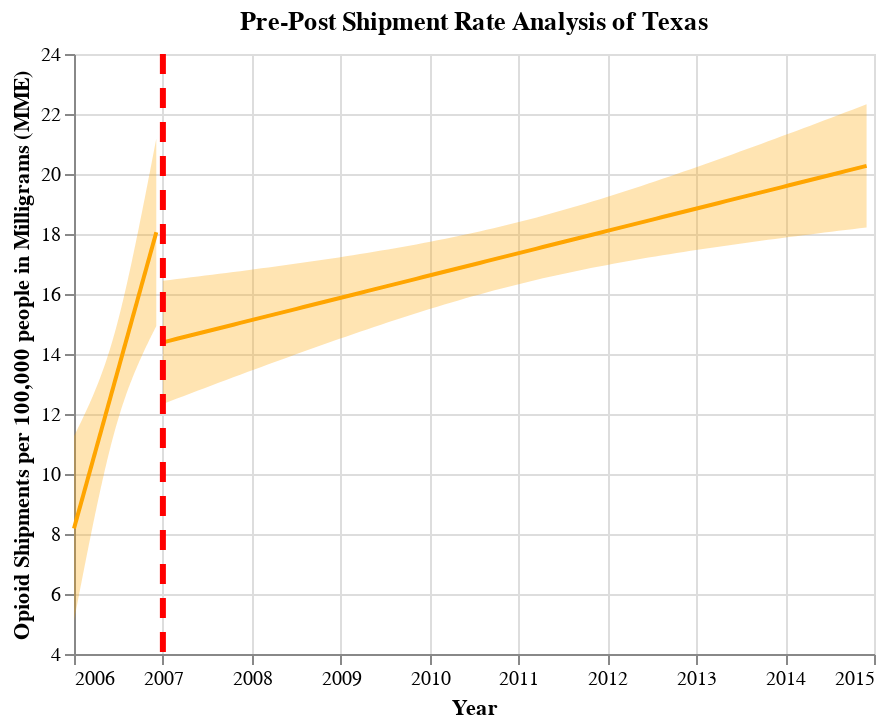

Notebook cell for this chart:
### Code cell
## Generate Pre-Post Graphs for TX
fit, reg_chart_pre_TX = get_reg_fit_TX(
    ship_data_TX_subset_grouped_pre, 
    yvar="MME_Rate", 
    xvar="YEAR_AND_MONTH_DATE", 
    alpha=0.05
)

fit, reg_chart_post_TX = get_reg_fit_TX(
    ship_data_TX_subset_grouped_post, 
    yvar="MME_Rate", 
    xvar="YEAR_AND_MONTH_DATE", 
    alpha=0.05
)

## Create line post-policy implementation
line_2007 = alt.Chart(pd.DataFrame({'x': [2007]})).mark_rule(strokeDash=[10, 7], color = "red", strokeWidth=3).encode(x='x')

## Generate final pre-post graph for TX
pre_post_TX = reg_chart_pre_TX + reg_chart_post_TX + line_2007
pre_post_TX.properties(title="Pre-Post Shipment Rate Analysis of Texas")

### Figure 1 — Vega-Lite specification as saved in the notebook (floating-point values rounded to 4 significant figures)
{"config": {"view": {"continuousWidth": 400, "continuousHeight": 300}}, "layer": [{"mark": {"type": "errorband", "color": "orange"}, "encoding": {"x": {"field": "YEAR_AND_MONTH_DATE", "type": "quantitative"}, "y": {"field": "ci_low", "title": "", "type": "quantitative"}, "y2": {"field": "ci_high"}}}, {"mark": {"type": "line", "color": "orange"}, "encoding": {"x": {"axis": {"format": "T", "title": "Year"}, "field": "YEAR_AND_MONTH_DATE", "scale": {"zero": false}, "type": "quantitative"}, "y": {"field": "MME_Rate", "scale": {"zero": false}, "title": "Opioid Shipments per 100,000 people in Milligrams (MME)", "type": "quantitative"}}}, {"layer": [{"mark": {"type": "errorband", "color": "orange"}, "encoding": {"x": {"field": "YEAR_AND_MONTH_DATE", "type": "quantitative"}, "y": {"field": "ci_low", "title": "", "type": "quantitative"}, "y2": {"field": "ci_high"}}}, {"mark": {"type": "line", "color": "orange"}, "encoding": {"x": {"axis": {"format": "T", "title": "Year"}, "field": "YEAR_AND_MONTH_DATE", "scale": {"zero": false}, "type": "quantitative"}, "y": {"field": "MME_Rate", "scale": {"zero": false}, "title": "Opioid Shipments per 100,000 people in Milligrams (MME)", "type": "quantitative"}}}], "data": {"name": "data-cd93eacb6b16c6ca7e00dc3da14a1f00"}}, {"data": {"name": "data-d625a43cca235c1e9ceabc0e922fc9ef"}, "mark": {"type": "rule", "color": "red", "strokeDash": [10, 7], "strokeWidth": 3}, "encoding": {"x": {"field": "x", "type": "quantitative"}}}], "data": {"name": "data-df8605e386c605a4deda77f0106d4847"}, "title": "Pre-Post Shipment Rate Analysis of Texas", "$schema": "https://vega.github.io/schema/vega-lite/v4.17.0.json", "datasets": {"data-df8605e386c605a4deda77f0106d4847": [{"YEAR_AND_MONTH_DATE": 2006.0, "MME_Rate": 8.186, "ci_low": 5.105, "ci_high": 11.27}, {"YEAR_AND_MONTH_DATE": 2006.0, "MME_Rate": 8.283, "ci_low": 5.246, "ci_high": 11.32}, {"YEAR_AND_MONTH_DATE": 2006.0, "MME_Rate": 8.381, "ci_low": 5.388, "ci_high": 11.37}, {"YEAR_AND_MONTH_DATE": 2006.0, "MME_Rate": 8.479, "ci_low": 5.529, "ci_high": 11.43}, {"YEAR_AND_MONTH_DATE": 2006.0, "MME_Rate": 8.577, "ci_low": 5.67, "ci_high": 11.48}, {"YEAR_AND_MONTH_DATE": 2006.0, "MME_Rate": 8.674, "ci_low": 5.811, "ci_high": 11.54}, {"YEAR_AND_MONTH_DATE": 2006.0, "MME_Rate": 8.772, "ci_low": 5.951, "ci_high": 11.59}, {"YEAR_AND_MONTH_DATE": 2006.0, "MME_Rate": 8.87, "ci_low": 6.091, "ci_high": 11.65}, {"YEAR_AND_MONTH_DATE": 2006.0, "MME_Rate": 8.968, "ci_low": 6.231, "ci_high": 11.7}, {"YEAR_AND_MONTH_DATE": 2006.0, "MME_Rate": 9.065, "ci_low": 6.37, "ci_high": 11.76}, {"YEAR_AND_MONTH_DATE": 2006.0, "MME_Rate": 9.163, "ci_low": 6.509, "ci_high": 11.82}, {"YEAR_AND_MONTH_DATE": 2006.0, "MME_Rate": 9.261, "ci_low": 6.648, "ci_high": 11.87}, {"YEAR_AND_MONTH_DATE": 2006.0, "MME_Rate": 9.358, "ci_low": 6.786, "ci_high": 11.93}, {"YEAR_AND_MONTH_DATE": 2006.0, "MME_Rate": 9.456, "ci_low": 6.924, "ci_high": 11.99}, {"YEAR_AND_MONTH_DATE": 2006.0, "MME_Rate": 9.554, "ci_low": 7.061, "ci_high": 12.05}, {"YEAR_AND_MONTH_DATE": 2006.0, "MME_Rate": 9.652, "ci_low": 7.198, "ci_high": 12.11}, {"YEAR_AND_MONTH_DATE": 2006.0, "MME_Rate": 9.749, "ci_low": 7.334, "ci_high": 12.16}, {"YEAR_AND_MONTH_DATE": 2006.0, "MME_Rate": 9.847, "ci_low": 7.47, "ci_high": 12.22}, {"YEAR_AND_MONTH_DATE": 2006.0, "MME_Rate": 9.945, "ci_low": 7.606, "ci_high": 12.28}, {"YEAR_AND_MONTH_DATE": 2006.0, "MME_Rate": 10.04, "ci_low": 7.74, "ci_high": 12.34}, {"YEAR_AND_MONTH_DATE": 2006.0, "MME_Rate": 10.14, "ci_low": 7.874, "ci_high": 12.41}, {"YEAR_AND_MONTH_DATE": 2006.0, "MME_Rate": 10.24, "ci_low": 8.008, "ci_high": 12.47}, {"YEAR_AND_MONTH_DATE": 2006.0, "MME_Rate": 10.34, "ci_low": 8.141, "ci_high": 12.53}, {"YEAR_AND_MONTH_DATE": 2006.0, "MME_Rate": 10.43, "ci_low": 8.273, "ci_high": 12.59}, {"YEAR_AND_MONTH_DATE": 2006.0, "MME_Rate": 10.53, "ci_low": 8.404, "ci_high": 12.66}, {"YEAR_AND_MONTH_DATE": 2006.0, "MME_Rate": 10.63, "ci_low": 8.535, "ci_high": 12.72}, {"YEAR_AND_MONTH_DATE": 2006.0, "MME_Rate": 10.73, "ci_low": 8.665, "ci_high": 12.79}, {"YEAR_AND_MONTH_DATE": 2006.0, "MME_Rate": 10.82, "ci_low": 8.794, "ci_high": 12.86}, {"YEAR_AND_MONTH_DATE": 2006.0, "MME_Rate": 10.92, "ci_low": 8.922, "ci_high": 12.92}, {"YEAR_AND_MONTH_DATE": 2006.0, "MME_Rate": 11.02, "ci_low": 9.049, "ci_high": 12.99}, {"YEAR_AND_MONTH_DATE": 2006.0, "MME_Rate": 11.12, "ci_low": 9.175, "ci_high": 13.06}, {"YEAR_AND_MONTH_DATE": 2006.0, "MME_Rate": 11.22, "ci_low": 9.301, "ci_high": 13.13}, {"YEAR_AND_MONTH_DATE": 2006.0, "MME_Rate": 11.31, "ci_low": 9.425, "ci_high": 13.2}, {"YEAR_AND_MONTH_DATE": 2006.0, "MME_Rate": 11.41, "ci_low": 9.548, "ci_high": 13.27}, {"YEAR_AND_MONTH_DATE": 2006.0, "MME_Rate": 11.51, "ci_low": 9.67, "ci_high": 13.35}, {"YEAR_AND_MONTH_DATE": 2006.0, "MME_Rate": 11.61, "ci_low": 9.791, "ci_high": 13.42}, {"YEAR_AND_MONTH_DATE": 2006.0, "MME_Rate": 11.7, "ci_low": 9.911, "ci_high": 13.5}, {"YEAR_AND_MONTH_DATE": 2006.0, "MME_Rate": 11.8, "ci_low": 10.03, "ci_high": 13.57}, {"YEAR_AND_MONTH_DATE": 2006.0, "MME_Rate": 11.9, "ci_low": 10.15, "ci_high": 13.65}, {"YEAR_AND_MONTH_DATE": 2006.0, "MME_Rate": 12.0, "ci_low": 10.26, "ci_high": 13.73}, {"YEAR_AND_MONTH_DATE": 2006.0, "MME_Rate": 12.09, "ci_low": 10.38, "ci_high": 13.81}, {"YEAR_AND_MONTH_DATE": 2006.0, "MME_Rate": 12.19, "ci_low": 10.49, "ci_high": 13.9}, {"YEAR_AND_MONTH_DATE": 2006.0, "MME_Rate": 12.29, "ci_low": 10.6, "ci_high": 13.98}, {"YEAR_AND_MONTH_DATE": 2006.0, "MME_Rate": 12.39, "ci_low": 10.71, "ci_high": 14.07}, {"YEAR_AND_MONTH_DATE": 2006.0, "MME_Rate": 12.49, "ci_low": 10.82, "ci_high": 14.15}, {"YEAR_AND_MONTH_DATE": 2006.0, "MME_Rate": 12.58, "ci_low": 10.93, "ci_high": 14.24}, {"YEAR_AND_MONTH_DATE": 2006.0, "MME_Rate": 12.68, "ci_low": 11.03, "ci_high": 14.33}, {"YEAR_AND_MONTH_DATE": 2006.0, "MME_Rate": 12.78, "ci_low": 11.13, "ci_high": 14.42}, {"YEAR_AND_MONTH_DATE": 2006.0, "MME_Rate": 12.88, "ci_low": 11.24, "ci_high": 14.52}, {"YEAR_AND_MONTH_DATE": 2006.0, "MME_Rate": 12.97, "ci_low": 11.34, "ci_high": 14.61}, {"YEAR_AND_MONTH_DATE": 2006.0, "MME_Rate": 13.07, "ci_low": 11.43, "ci_high": 14.71}, {"YEAR_AND_MONTH_DATE": 2006.0, "MME_Rate": 13.17, "ci_low": 11.53, "ci_high": 14.81}, {"YEAR_AND_MONTH_DATE": 2006.0, "MME_Rate": 13.27, "ci_low": 11.63, "ci_high": 14.91}, {"YEAR_AND_MONTH_DATE": 2006.0, "MME_Rate": 13.37, "ci_low": 11.72, "ci_high": 15.01}, {"YEAR_AND_MONTH_DATE": 2006.0, "MME_Rate": 13.46, "ci_low": 11.81, "ci_high": 15.11}, {"YEAR_AND_MONTH_DATE": 2007.0, "MME_Rate": 13.56, "ci_low": 11.9, "ci_high": 15.22}, {"YEAR_AND_MONTH_DATE": 2007.0, "MME_Rate": 13.66, "ci_low": 11.99, "ci_high": 15.33}, {"YEAR_AND_MONTH_DATE": 2007.0, "MME_Rate": 13.76, "ci_low": 12.08, "ci_high": 15.43}, {"YEAR_AND_MONTH_DATE": 2007.0, "MME_Rate": 13.85, "ci_low": 12.16, "ci_high": 15.54}, {"YEAR_AND_MONTH_DATE": 2007.0, "MME_Rate": 13.95, "ci_low": 12.25, "ci_high": 15.66}, {"YEAR_AND_MONTH_DATE": 2007.0, "MME_Rate": 14.05, "ci_low": 12.33, "ci_high": 15.77}, {"YEAR_AND_MONTH_DATE": 2007.0, "MME_Rate": 14.15, "ci_low": 12.41, "ci_high": 15.88}, {"YEAR_AND_MONTH_DATE": 2007.0, "MME_Rate": 14.25, "ci_low": 12.49, "ci_high": 16.0}, {"YEAR_AND_MONTH_DATE": 2007.0, "MME_Rate": 14.34, "ci_low": 12.57, "ci_high": 16.12}, {"YEAR_AND_MONTH_DATE": 2007.0, "MME_Rate": 14.44, "ci_low": 12.65, "ci_high": 16.23}, {"YEAR_AND_MONTH_DATE": 2007.0, "MME_Rate": 14.54, "ci_low": 12.72, "ci_high": 16.35}, {"YEAR_AND_MONTH_DATE": 2007.0, "MME_Rate": 14.64, "ci_low": 12.8, "ci_high": 16.47}, {"YEAR_AND_MONTH_DATE": 2007.0, "MME_Rate": 14.73, "ci_low": 12.87, "ci_high": 16.6}, {"YEAR_AND_MONTH_DATE": 2007.0, "MME_Rate": 14.83, "ci_low": 12.94, "ci_high": 16.72}, {"YEAR_AND_MONTH_DATE": 2007.0, "MME_Rate": 14.93, "ci_low": 13.01, "ci_high": 16.84}, {"YEAR_AND_MONTH_DATE": 2007.0, "MME_Rate": 15.03, "ci_low": 13.08, "ci_high": 16.97}, {"YEAR_AND_MONTH_DATE": 2007.0, "MME_Rate": 15.12, "ci_low": 13.15, "ci_high": 17.1}, {"YEAR_AND_MONTH_DATE": 2007.0, "MME_Rate": 15.22, "ci_low": 13.22, "ci_high": 17.22}, {"YEAR_AND_MONTH_DATE": 2007.0, "MME_Rate": 15.32, "ci_low": 13.29, "ci_high": 17.35}, {"YEAR_AND_MONTH_DATE": 2007.0, "MME_Rate": 15.42, "ci_low": 13.36, "ci_high": 17.48}, {"YEAR_AND_MONTH_DATE": 2007.0, "MME_Rate": 15.52, "ci_low": 13.42, "ci_high": 17.61}, {"YEAR_AND_MONTH_DATE": 2007.0, "MME_Rate": 15.61, "ci_low": 13.49, "ci_high": 17.74}, {"YEAR_AND_MONTH_DATE": 2007.0, "MME_Rate": 15.71, "ci_low": 13.55, "ci_high": 17.87}, {"YEAR_AND_MONTH_DATE": 2007.0, "MME_Rate": 15.81, "ci_low": 13.61, "ci_high": 18.0}, {"YEAR_AND_MONTH_DATE": 2007.0, "MME_Rate": 15.91, "ci_low": 13.68, "ci_high": 18.14}, {"YEAR_AND_MONTH_DATE": 2007.0, "MME_Rate": 16.0, "ci_low": 13.74, "ci_high": 18.27}, {"YEAR_AND_MONTH_DATE": 2007.0, "MME_Rate": 16.1, "ci_low": 13.8, "ci_high": 18.4}, {"YEAR_AND_MONTH_DATE": 2007.0, "MME_Rate": 16.2, "ci_low": 13.86, "ci_high": 18.54}, {"YEAR_AND_MONTH_DATE": 2007.0, "MME_Rate": 16.3, "ci_low": 13.92, "ci_high": 18.67}, {"YEAR_AND_MONTH_DATE": 2007.0, "MME_Rate": 16.4, "ci_low": 13.98, "ci_high": 18.81}, {"YEAR_AND_MONTH_DATE": 2007.0, "MME_Rate": 16.49, "ci_low": 14.04, "ci_high": 18.95}, {"YEAR_AND_MONTH_DATE": 2007.0, "MME_Rate": 16.59, "ci_low": 14.1, "ci_high": 19.08}, {"YEAR_AND_MONTH_DATE": 2007.0, "MME_Rate": 16.69, "ci_low": 14.16, "ci_high": 19.22}, {"YEAR_AND_MONTH_DATE": 2007.0, "MME_Rate": 16.79, "ci_low": 14.21, "ci_high": 19.36}, {"YEAR_AND_MONTH_DATE": 2007.0, "MME_Rate": 16.88, "ci_low": 14.27, "ci_high": 19.5}, {"YEAR_AND_MONTH_DATE": 2007.0, "MME_Rate": 16.98, "ci_low": 14.33, "ci_high": 19.64}, {"YEAR_AND_MONTH_DATE": 2007.0, "MME_Rate": 17.08, "ci_low": 14.38, "ci_high": 19.77}, {"YEAR_AND_MONTH_DATE": 2007.0, "MME_Rate": 17.18, "ci_low": 14.44, "ci_high": 19.91}, {"YEAR_AND_MONTH_DATE": 2007.0, "MME_Rate": 17.27, "ci_low": 14.5, "ci_high": 20.05}, {"YEAR_AND_MONTH_DATE": 2007.0, "MME_Rate": 17.37, "ci_low": 14.55, "ci_high": 20.19}, {"YEAR_AND_MONTH_DATE": 2007.0, "MME_Rate": 17.47, "ci_low": 14.61, "ci_high": 20.33}, {"YEAR_AND_MONTH_DATE": 2007.0, "MME_Rate": 17.57, "ci_low": 14.66, "ci_high": 20.47}, {"YEAR_AND_MONTH_DATE": 2007.0, "MME_Rate": 17.67, "ci_low": 14.72, "ci_high": 20.62}, {"YEAR_AND_MONTH_DATE": 2007.0, "MME_Rate": 17.76, "ci_low": 14.77, "ci_high": 20.76}, {"YEAR_AND_MONTH_DATE": 2007.0, "MME_Rate": 17.86, "ci_low": 14.82, "ci_high": 20.9}, {"YEAR_AND_MONTH_DATE": 2007.0, "MME_Rate": 17.96, "ci_low": 14.88, "ci_high": 21.04}, {"YEAR_AND_MONTH_DATE": 2007.0, "MME_Rate": 18.06, "ci_low": 14.93, "ci_high": 21.18}], "data-cd93eacb6b16c6ca7e00dc3da14a1f00": [{"YEAR_AND_MONTH_DATE": 2007.0, "MME_Rate": 14.39, "ci_low": 12.34, "ci_high": 16.44}, {"YEAR_AND_MONTH_DATE": 2007.0, "MME_Rate": 14.45, "ci_low": 12.43, "ci_high": 16.47}, {"YEAR_AND_MONTH_DATE": 2007.0, "MME_Rate": 14.51, "ci_low": 12.52, "ci_high": 16.5}, {"YEAR_AND_MONTH_DATE": 2007.0, "MME_Rate": 14.57, "ci_low": 12.6, "ci_high": 16.53}, {"YEAR_AND_MONTH_DATE": 2007.0, "MME_Rate": 14.62, "ci_low": 12.69, "ci_high": 16.55}, {"YEAR_AND_MONTH_DATE": 2007.0, "MME_Rate": 14.68, "ci_low": 12.78, "ci_high": 16.58}, {"YEAR_AND_MONTH_DATE": 2007.0, "MME_Rate": 14.74, "ci_low": 12.87, "ci_high": 16.61}, {"YEAR_AND_MONTH_DATE": 2008.0, "MME_Rate": 14.8, "ci_low": 12.96, "ci_high": 16.64}, {"YEAR_AND_MONTH_DATE": 2008.0, "MME_Rate": 14.86, "ci_low": 13.05, "ci_high": 16.67}, {"YEAR_AND_MONTH_DATE": 2008.0, "MME_Rate": 14.92, "ci_low": 13.13, "ci_high": 16.7}, {"YEAR_AND_MONTH_DATE": 2008.0, "MME_Rate": 14.98, "ci_low": 13.22, "ci_high": 16.73}, {"YEAR_AND_MONTH_DATE": 2008.0, "MME_Rate": 15.04, "ci_low": 13.31, "ci_high": 16.76}, {"YEAR_AND_MONTH_DATE": 2008.0, "MME_Rate": 15.09, "ci_low": 13.4, "ci_high": 16.79}, {"YEAR_AND_MONTH_DATE": 2008.0, "MME_Rate": 15.15, "ci_low": 13.48, "ci_high": 16.82}, {"YEAR_AND_MONTH_DATE": 2008.0, "MME_Rate": 15.21, "ci_low": 13.57, "ci_high": 16.85}, {"YEAR_AND_MONTH_DATE": 2008.0, "MME_Rate": 15.27, "ci_low": 13.66, "ci_high": 16.89}, {"YEAR_AND_MONTH_DATE": 2008.0, "MME_Rate": 15.33, "ci_low": 13.74, "ci_high": 16.92}, {"YEAR_AND_MONTH_DATE": 2008.0, "MME_Rate": 15.39, "ci_low": 13.83, "ci_high": 16.95}, {"YEAR_AND_MONTH_DATE": 2008.0, "MME_Rate": 15.45, "ci_low": 13.91, "ci_high": 16.98}, {"YEAR_AND_MONTH_DATE": 2009.0, "MME_Rate": 15.51, "ci_low": 14.0, "ci_high": 17.02}, {"YEAR_AND_MONTH_DATE": 2009.0, "MME_Rate": 15.56, "ci_low": 14.08, "ci_high": 17.05}, {"YEAR_AND_MONTH_DATE": 2009.0, "MME_Rate": 15.62, "ci_low": 14.17, "ci_high": 17.08}, {"YEAR_AND_MONTH_DATE": 2009.0, "MME_Rate": 15.68, "ci_low": 14.25, "ci_high": 17.12}, {"YEAR_AND_MONTH_DATE": 2009.0, "MME_Rate": 15.74, "ci_low": 14.33, "ci_high": 17.15}, {"YEAR_AND_MONTH_DATE": 2009.0, "MME_Rate": 15.8, "ci_low": 14.42, "ci_high": 17.19}, {"YEAR_AND_MONTH_DATE": 2009.0, "MME_Rate": 15.86, "ci_low": 14.5, "ci_high": 17.22}, {"YEAR_AND_MONTH_DATE": 2009.0, "MME_Rate": 15.92, "ci_low": 14.58, "ci_high": 17.26}, {"YEAR_AND_MONTH_DATE": 2009.0, "MME_Rate": 15.98, "ci_low": 14.66, "ci_high": 17.29}, {"YEAR_AND_MONTH_DATE": 2009.0, "MME_Rate": 16.04, "ci_low": 14.74, "ci_high": 17.33}, {"YEAR_AND_MONTH_DATE": 2009.0, "MME_Rate": 16.09, "ci_low": 14.82, "ci_high": 17.37}, {"YEAR_AND_MONTH_DATE": 2009.0, "MME_Rate": 16.15, "ci_low": 14.9, "ci_high": 17.41}, {"YEAR_AND_MONTH_DATE": 2009.0, "MME_Rate": 16.21, "ci_low": 14.98, "ci_high": 17.45}, {"YEAR_AND_MONTH_DATE": 2010.0, "MME_Rate": 16.27, "ci_low": 15.06, "ci_high": 17.49}, {"YEAR_AND_MONTH_DATE": 2010.0, "MME_Rate": 16.33, "ci_low": 15.13, "ci_high": 17.53}, {"YEAR_AND_MONTH_DATE": 2010.0, "MME_Rate": 16.39, "ci_low": 15.21, "ci_high": 17.57}, {"YEAR_AND_MONTH_DATE": 2010.0, "MME_Rate": 16.45, "ci_low": 15.28, "ci_high": 17.61}, {"YEAR_AND_MONTH_DATE": 2010.0, "MME_Rate": 16.51, "ci_low": 15.36, "ci_high": 17.65}, {"YEAR_AND_MONTH_DATE": 2010.0, "MME_Rate": 16.56, "ci_low": 15.43, "ci_high": 17.7}, {"YEAR_AND_MONTH_DATE": 2010.0, "MME_Rate": 16.62, "ci_low": 15.51, "ci_high": 17.74}, {"YEAR_AND_MONTH_DATE": 2010.0, "MME_Rate": 16.68, "ci_low": 15.58, "ci_high": 17.79}, {"YEAR_AND_MONTH_DATE": 2010.0, "MME_Rate": 16.74, "ci_low": 15.65, "ci_high": 17.83}, {"YEAR_AND_MONTH_DATE": 2010.0, "MME_Rate": 16.8, "ci_low": 15.72, "ci_high": 17.88}, {"YEAR_AND_MONTH_DATE": 2010.0, "MME_Rate": 16.86, "ci_low": 15.79, "ci_high": 17.93}, {"YEAR_AND_MONTH_DATE": 2010.0, "MME_Rate": 16.92, "ci_low": 15.85, "ci_high": 17.98}, {"YEAR_AND_MONTH_DATE": 2010.0, "MME_Rate": 16.98, "ci_low": 15.92, "ci_high": 18.03}, {"YEAR_AND_MONTH_DATE": 2011.0, "MME_Rate": 17.04, "ci_low": 15.99, "ci_high": 18.08}, {"YEAR_AND_MONTH_DATE": 2011.0, "MME_Rate": 17.09, "ci_low": 16.05, "ci_high": 18.14}, {"YEAR_AND_MONTH_DATE": 2011.0, "MME_Rate": 17.15, "ci_low": 16.11, "ci_high": 18.19}, {"YEAR_AND_MONTH_DATE": 2011.0, "MME_Rate": 17.21, "ci_low": 16.18, "ci_high": 18.25}, {"YEAR_AND_MONTH_DATE": 2011.0, "MME_Rate": 17.27, "ci_low": 16.24, "ci_high": 18.31}, {"YEAR_AND_MONTH_DATE": 2011.0, "MME_Rate": 17.33, "ci_low": 16.3, "ci_high": 18.36}, {"YEAR_AND_MONTH_DATE": 2011.0, "MME_Rate": 17.39, "ci_low": 16.35, "ci_high": 18.42}, {"YEAR_AND_MONTH_DATE": 2011.0, "MME_Rate": 17.45, "ci_low": 16.41, "ci_high": 18.48}, {"YEAR_AND_MONTH_DATE": 2011.0, "MME_Rate": 17.51, "ci_low": 16.47, "ci_high": 18.55}, {"YEAR_AND_MONTH_DATE": 2011.0, "MME_Rate": 17.56, "ci_low": 16.52, "ci_high": 18.61}, {"YEAR_AND_MONTH_DATE": 2011.0, "MME_Rate": 17.62, "ci_low": 16.57, "ci_high": 18.67}, {"YEAR_AND_MONTH_DATE": 2011.0, "MME_Rate": 17.68, "ci_low": 16.63, "ci_high": 18.74}, {"YEAR_AND_MONTH_DATE": 2012.0, "MME_Rate": 17.74, "ci_low": 16.68, "ci_high": 18.8}, {"YEAR_AND_MONTH_DATE": 2012.0, "MME_Rate": 17.8, "ci_low": 16.73, "ci_high": 18.87}, {"YEAR_AND_MONTH_DATE": 2012.0, "MME_Rate": 17.86, "ci_low": 16.78, "ci_high": 18.94}, {"YEAR_AND_MONTH_DATE": 2012.0, "MME_Rate": 17.92, "ci_low": 16.82, "ci_high": 19.01}, {"YEAR_AND_MONTH_DATE": 2012.0, "MME_Rate": 17.98, "ci_low": 16.87, "ci_high": 19.08}, {"YEAR_AND_MONTH_DATE": 2012.0, "MME_Rate": 18.04, "ci_low": 16.92, "ci_high": 19.15}, {"YEAR_AND_MONTH_DATE": 2012.0, "MME_Rate": 18.09, "ci_low": 16.96, "ci_high": 19.23}, {"YEAR_AND_MONTH_DATE": 2012.0, "MME_Rate": 18.15, "ci_low": 17.01, "ci_high": 19.3}, {"YEAR_AND_MONTH_DATE": 2012.0, "MME_Rate": 18.21, "ci_low": 17.05, "ci_high": 19.37}, {"YEAR_AND_MONTH_DATE": 2012.0, "MME_Rate": 18.27, "ci_low": 17.09, "ci_high": 19.45}, {"YEAR_AND_MONTH_DATE": 2012.0, "MME_Rate": 18.33, "ci_low": 17.13, "ci_high": 19.53}, {"YEAR_AND_MONTH_DATE": 2012.0, "MME_Rate": 18.39, "ci_low": 17.17, "ci_high": 19.6}, {"YEAR_AND_MONTH_DATE": 2012.0, "MME_Rate": 18.45, "ci_low": 17.21, "ci_high": 19.68}, {"YEAR_AND_MONTH_DATE": 2013.0, "MME_Rate": 18.51, "ci_low": 17.25, "ci_high": 19.76}, {"YEAR_AND_MONTH_DATE": 2013.0, "MME_Rate": 18.56, "ci_low": 17.29, "ci_high": 19.84}, {"YEAR_AND_MONTH_DATE": 2013.0, "MME_Rate": 18.62, "ci_low": 17.33, "ci_high": 19.92}, {"YEAR_AND_MONTH_DATE": 2013.0, "MME_Rate": 18.68, "ci_low": 17.37, "ci_high": 20.0}, {"YEAR_AND_MONTH_DATE": 2013.0, "MME_Rate": 18.74, "ci_low": 17.4, "ci_high": 20.08}, {"YEAR_AND_MONTH_DATE": 2013.0, "MME_Rate": 18.8, "ci_low": 17.44, "ci_high": 20.16}, {"YEAR_AND_MONTH_DATE": 2013.0, "MME_Rate": 18.86, "ci_low": 17.47, "ci_high": 20.24}, {"YEAR_AND_MONTH_DATE": 2013.0, "MME_Rate": 18.92, "ci_low": 17.51, "ci_high": 20.33}, {"YEAR_AND_MONTH_DATE": 2013.0, "MME_Rate": 18.98, "ci_low": 17.54, "ci_high": 20.41}, {"YEAR_AND_MONTH_DATE": 2013.0, "MME_Rate": 19.04, "ci_low": 17.58, "ci_high": 20.49}, {"YEAR_AND_MONTH_DATE": 2013.0, "MME_Rate": 19.09, "ci_low": 17.61, "ci_high": 20.58}, {"YEAR_AND_MONTH_DATE": 2013.0, "MME_Rate": 19.15, "ci_low": 17.64, "ci_high": 20.66}, {"YEAR_AND_MONTH_DATE": 2013.0, "MME_Rate": 19.21, "ci_low": 17.68, "ci_high": 20.75}, {"YEAR_AND_MONTH_DATE": 2014.0, "MME_Rate": 19.27, "ci_low": 17.71, "ci_high": 20.83}, {"YEAR_AND_MONTH_DATE": 2014.0, "MME_Rate": 19.33, "ci_low": 17.74, "ci_high": 20.92}, {"YEAR_AND_MONTH_DATE": 2014.0, "MME_Rate": 19.39, "ci_low": 17.77, "ci_high": 21.0}, {"YEAR_AND_MONTH_DATE": 2014.0, "MME_Rate": 19.45, "ci_low": 17.8, "ci_high": 21.09}, {"YEAR_AND_MONTH_DATE": 2014.0, "MME_Rate": 19.51, "ci_low": 17.84, "ci_high": 21.18}, {"YEAR_AND_MONTH_DATE": 2014.0, "MME_Rate": 19.56, "ci_low": 17.87, "ci_high": 21.26}, {"YEAR_AND_MONTH_DATE": 2014.0, "MME_Rate": 19.62, "ci_low": 17.9, "ci_high": 21.35}, {"YEAR_AND_MONTH_DATE": 2014.0, "MME_Rate": 19.68, "ci_low": 17.93, "ci_high": 21.44}, {"YEAR_AND_MONTH_DATE": 2014.0, "MME_Rate": 19.74, "ci_low": 17.96, "ci_high": 21.52}, {"YEAR_AND_MONTH_DATE": 2014.0, "MME_Rate": 19.8, "ci_low": 17.99, "ci_high": 21.61}, {"YEAR_AND_MONTH_DATE": 2014.0, "MME_Rate": 19.86, "ci_low": 18.02, "ci_high": 21.7}, {"YEAR_AND_MONTH_DATE": 2014.0, "MME_Rate": 19.92, "ci_low": 18.05, "ci_high": 21.79}, {"YEAR_AND_MONTH_DATE": 2015.0, "MME_Rate": 19.98, "ci_low": 18.08, "ci_high": 21.88}, {"YEAR_AND_MONTH_DATE": 2015.0, "MME_Rate": 20.04, "ci_low": 18.1, "ci_high": 21.97}, {"YEAR_AND_MONTH_DATE": 2015.0, "MME_Rate": 20.09, "ci_low": 18.13, "ci_high": 22.05}, {"YEAR_AND_MONTH_DATE": 2015.0, "MME_Rate": 20.15, "ci_low": 18.16, "ci_high": 22.14}, {"YEAR_AND_MONTH_DATE": 2015.0, "MME_Rate": 20.21, "ci_low": 18.19, "ci_high": 22.23}, {"YEAR_AND_MONTH_DATE": 2015.0, "MME_Rate": 20.27, "ci_low": 18.22, "ci_high": 22.32}], "data-d625a43cca235c1e9ceabc0e922fc9ef": [{"x": 2007}]}}
